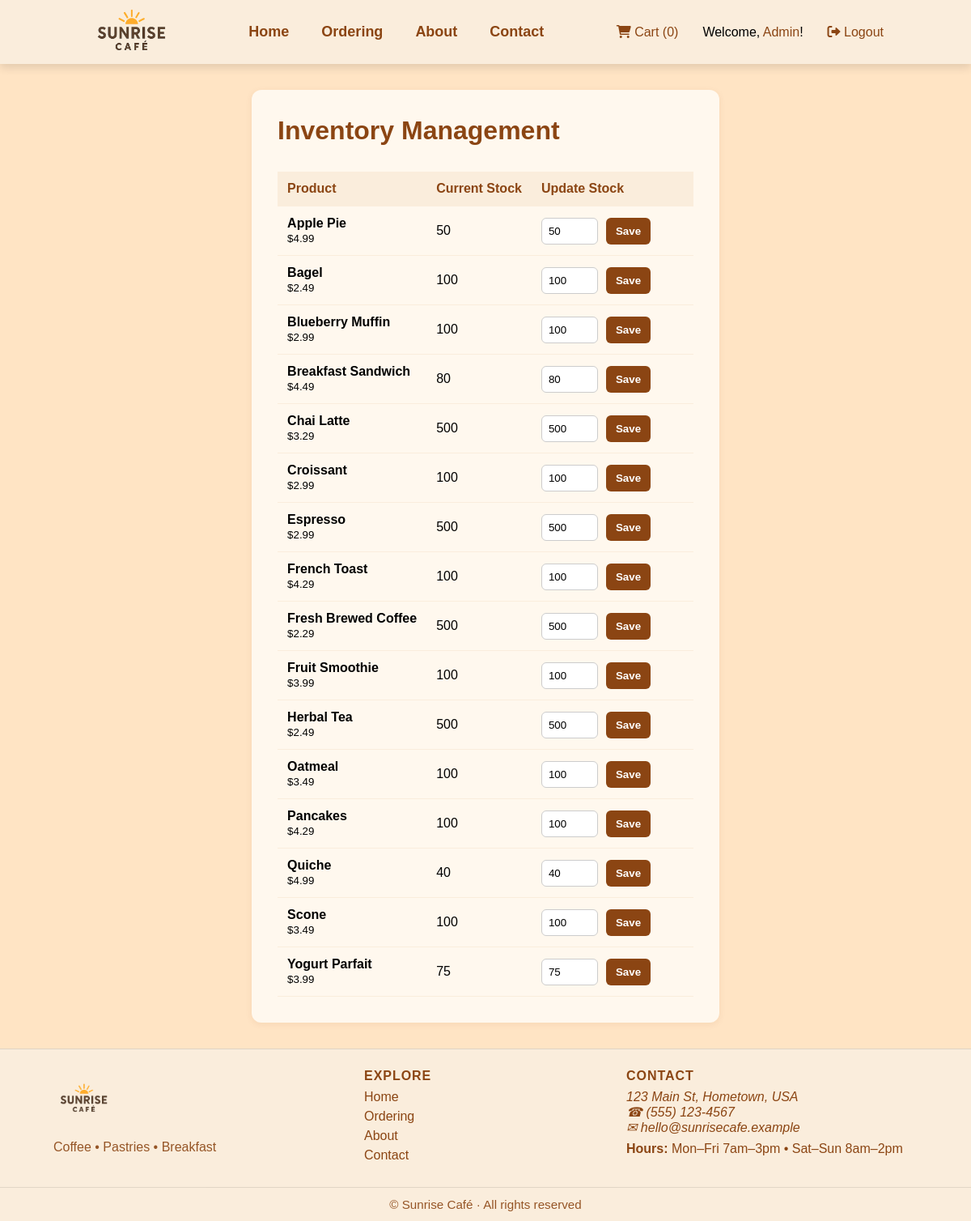
The page /admin (signed in) on the database its author committed.
### app.py (models this page shows, shortened)
class Product(db.Model):
    id = db.Column(db.Integer, primary_key=True)
    name = db.Column(db.String(100), unique=True, nullable=False)
    description = db.Column(db.String(200), nullable=False)
    price = db.Column(db.Float, nullable=False)
    image_url = db.Column(db.String(100), nullable=False)
    stock = db.Column(db.Integer, nullable=False, default=0) # Inventory tracking

### app.py (the view)
@app.route('/admin', methods=['GET'])
@admin_required
def admin():
    products = Product.query.order_by(Product.name).all()
    return render_template('admin.html', products=products)

### app.py (called while the page is built)
@login_manager.user_loader
def load_user(user_id):
    return User.query.get(int(user_id))

def admin_required(f):
    @wraps(f)
    def decorated_function(*args, **kwargs):
        if not current_user.is_authenticated or not current_user.is_admin:
            return redirect(url_for('index'))
        return f(*args, **kwargs)
    return decorated_function

### templates/admin.html (shortened to what this page needs)
{% extends "template.html" %}
{% block head %}
  <link rel="stylesheet" href="{{url_for('static', filename='admin.css')}}">
{% endblock %}
{% block body %}
  <main class="admin-main container">
    <h1>Inventory Management</h1>
    <table class="inventory-table">
      <thead>
        <tr>
          <th>Product</th>
          <th>Current Stock</th>
          <th>Update Stock</th>
        </tr>
      </thead>
      <tbody>
        {% for product in products %}
        <tr>
          <td><strong>{{ product.name }}</strong><br><small>${{ "%.2f"|format(product.price) }}</small></td>
          <td>{{ product.stock }}</td>
          <td>
            <form class="stock-form" action="{{ url_for('update_stock') }}" method="POST">
              <input type="number" name="new_stock" class="stock-input" value="{{ product.stock }}" min="0">
              <button type="submit" class="stock-btn">Save</button>
            </form>
          </td>
        </tr>
        {% endfor %}
      </tbody>
    </table>
  </main>
{% endblock %}

### static/admin.css (style rules this page uses)
.admin-main { max-width: 900px; margin: 2em auto; padding: 2em; background: #fff8ee; border-radius: 12px; box-shadow: 0 2px 8px rgba(139,69,19,0.08); }
.admin-main h1 { color: #8B4513; margin-bottom: 1em; }
.inventory-table { width: 100%; border-collapse: collapse; }
.inventory-table th, .inventory-table td { padding: 12px; text-align: left; border-bottom: 1px solid #faeddc; }
.inventory-table th { background: #faeddc; color: #8B4513; }
.inventory-table td:last-child { width: 200px; }
.stock-form { display: flex; gap: 10px; }
.stock-input { width: 70px; padding: 8px; border: 1px solid #ccc; border-radius: 6px; }
.stock-btn { background: #8B4513; color: #fff; border: none; border-radius: 6px; padding: 8px 12px; font-weight: bold; cursor: pointer; transition: background 0.2s; }

### static/base.css (style rules this page uses)
* { margin: 0; padding: 0; box-sizing: border-box; list-style: none; font-family: 'Comic Sans MS', sans-serif; text-decoration: none; }
html { scroll-behavior: smooth; }
body { min-height: 100vh; display: flex; flex-direction: column; background-color: bisque; }

### rows shown on the page
Product: name "Apple Pie", price "4.99", stock "50", new_stock "50"
Product: name "Bagel", price "2.49", stock "100", new_stock "100"
Product: name "Blueberry Muffin", price "2.99", stock "100", new_stock "100"
Product: name "Breakfast Sandwich", price "4.49", stock "80", new_stock "80"
Product: name "Chai Latte", price "3.29", stock "500", new_stock "500"
Product: name "Croissant", price "2.99", stock "100", new_stock "100"
Product: name "Espresso", price "2.99", stock "500", new_stock "500"
Product: name "French Toast", price "4.29", stock "100", new_stock "100"
Product: name "Fresh Brewed Coffee", price "2.29", stock "500", new_stock "500"
Product: name "Fruit Smoothie", price "3.99", stock "100", new_stock "100"
Product: name "Herbal Tea", price "2.49", stock "500", new_stock "500"
Product: name "Oatmeal", price "3.49", stock "100", new_stock "100"
Product: name "Pancakes", price "4.29", stock "100", new_stock "100"
Product: name "Quiche", price "4.99", stock "40", new_stock "40"
Product: name "Scone", price "3.49", stock "100", new_stock "100"
Product: name "Yogurt Parfait", price "3.99", stock "75", new_stock "75"
